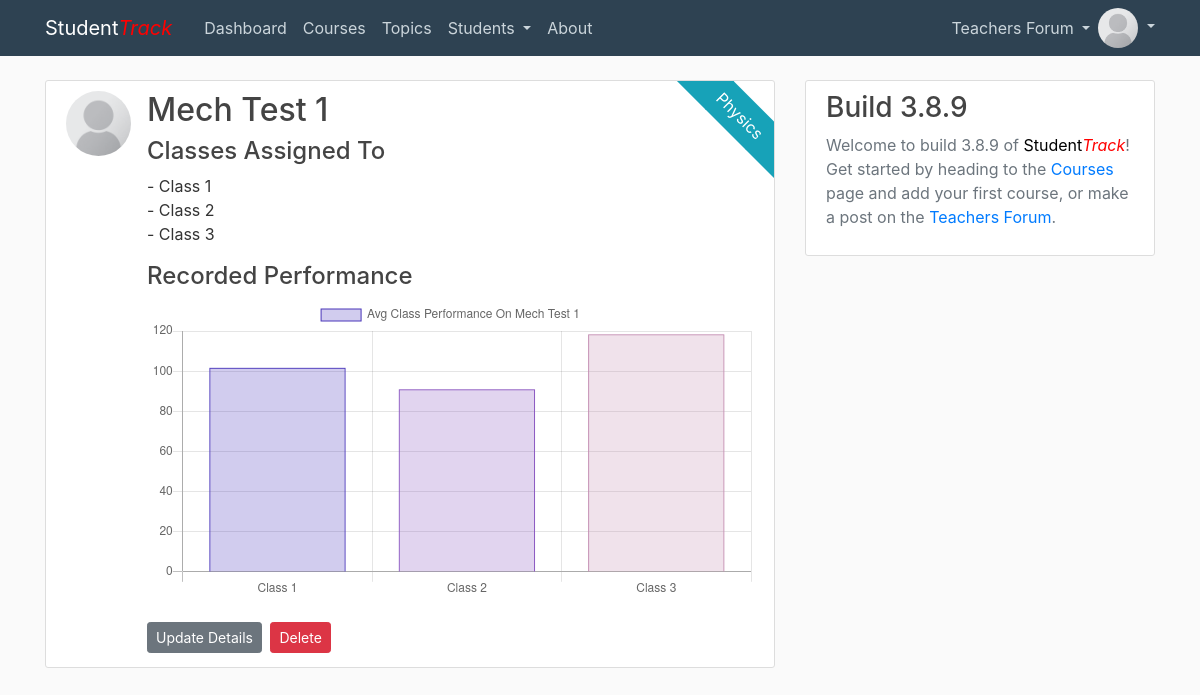
/test/1 (signed in), run on the app's committed database.
### projectCode/models.py (models this page shows, shortened)
class User(db.Model, UserMixin):
    id = db.Column(db.Integer, primary_key=True)
    username = db.Column(db.String(20), unique=True, nullable=False)
    email = db.Column(db.String(120), unique=True, nullable=False)
    image_file = db.Column(db.String(20), nullable=False, default='def.png')
    password = db.Column(db.String(60), nullable=False)
    posts = db.relationship('Post', backref='author', lazy=True)
    courses = db.relationship('Course', backref='teacher', lazy=True)
    comments = db.relationship('Comment', backref='commenter', lazy=True)

class Course(db.Model):
    id = db.Column(db.Integer, primary_key=True)
    name = db.Column(db.String(100), nullable=False)
    start_date = db.Column(db.DateTime, default=datetime.utcnow)
    year_num = db.Column(db.Integer, nullable=False)
    grading_system = db.Column(db.String(10), nullable=False)
    user_id = db.Column(db.Integer, db.ForeignKey('user.id'), nullable=False)
    classes = db.relationship('Class', backref='course', lazy=True)
    topics = db.relationship('Topic', backref='course', lazy=True)
    exams = db.relationship('Exam', backref='course', lazy=True)

class Test(db.Model):
    id = db.Column(db.Integer, primary_key=True)
    name = db.Column(db.String(100), nullable=False)
    date = db.Column(db.DateTime, nullable=False)
    topic_id = db.Column(db.Integer, db.ForeignKey('topic.id'), nullable=False)
    max_mark = db.Column(db.Integer, nullable=False)
    topic_id = db.Column(db.Integer, db.ForeignKey('topic.id'), nullable=False)
    test_marks = db.relationship('TestMark', backref='test', lazy=True)

class Class(db.Model):
    id = db.Column(db.Integer, primary_key=True)
    class_name = db.Column(db.String(100), nullable=False)
    class_starting_date = db.Column(db.DateTime, nullable=False)
    course_id = db.Column(db.Integer, db.ForeignKey('course.id'), nullable=False)
    students = db.relationship('Student', secondary=ClassRegister, backref=db.backref('classes'))

### projectCode/routes.py (the view)
@app.route("/test/<int:test_id>")
@login_required
def test(test_id):
    test = Test.query.get_or_404(test_id)
    if test.topic.course.teacher != current_user:
        abort(403)
    cur_top_classes = test.topic.course.classes
    class_perf = Graph("Avg Class Performance On " + test.name, "bar")
    class_perf_data = {"label":"Avg Class Performance On " + test.name, "data":[]}
    for xclass in cur_top_classes:
        class_perf.labels.append(xclass.class_name)
    cls_avgs = []
    mrks = []
    for xclass in cur_top_classes:
        for student in xclass.students:
            try:
                mark = TestMark.query.filter_by(test_id=test.id).filter_by(student_id=student.id).all()[0].mark
            except IndexError:
                mark = 0
            try:
                mrks.append(int(mark))
            except:
                mrks.append(0)
        try:
            avg = sum(mrks) / len(mrks)
        except ZeroDivisionError:
            avg = 0
        class_perf_data["data"].append(avg)
        mrks = []
    if sum(class_perf_data["data"]) != 0:
        class_perf.datasets.append(class_perf_data)
    return render_template('single_test.html', title=test.name, test=test, class_perf=class_perf)

### projectCode/models.py (called while the page is built)
@login_manager.user_loader
def load_user(user_id):
    return User.query.get(int(user_id))

### projectCode/templates/single_test.html (shortened to what this page needs)
{% extends "layout_content.html" %}
{% block content %}
  <article class="parent media content-section">
    <div class="ribbon"><a style="color:white;" href="{{ url_for('courses', course_id=test.topic.course.id) }}">{{ test.topic.course.name }}</a></div>
    <img class="rounded-circle article-img" src="{{ url_for('static', filename='profile_pics/def.png') }}">
    <div class="media-body">
      <h2><a class="article-title" href="{{ url_for('test', test_id=test.id) }}">{{ test.name }}</a></h2>
      <h4 class="m-0 p-0 mb-2">Classes Assigned To</h4>
  <p class="m-0 p-0 mb-3">
      {% for class in test.topic.course.classes %}
      - {{ class.class_name }}<br>
      {% endfor %}
      </p>
      <h4 class="mt-2">Recorded Performance</h4>
      {% if class_perf.datasets %}
      <div id="graph-container">
      </div>
      {% else %}
      <p>No data to graph.</p>
      {% endif %}
      <div class="mt-3 mb-0">
        <a class="btn btn-secondary btn-sm mt-1 mb-1" href="{{ url_for('update_test', test_id=test.id) }}">Update Details</a>
        <button type="button" class="btn btn-danger btn-sm m-1" data-toggle="modal" data-target="#deleteModal">Delete</button>
      </div>
    </div>
  </article>
  <script type="text/javascript">
    // Setting graph to load onload.
    $(document).ready(function() {
      changeChart("performanceGraph", "bar",
                 {{ class_perf.labels | safe }},
                 {{ class_perf.datasets | safe }});
    });
    </script>
{% endblock content %}

### projectCode/templates/layout_site_main.html (shortened to what this page needs)
<!DOCTYPE html>
<html>
<head>
    <link rel="stylesheet" href="https://maxcdn.bootstrapcdn.com/bootstrap/4.0.0/css/bootstrap.min.css">
    <link rel="stylesheet" type="text/css" href="{{ url_for('static', filename='css/main.css') }}">
</head>
<body>
    <header class="site-header">
      <nav class="navbar navbar-expand-md navbar-dark bg-steel fixed-top">
        <div class="container">
          <a class="navbar-brand mr-4" href="/">Student<font color="red"><em>Track</em></font></a>
          <div class="collapse navbar-collapse" id="navbarToggle">
            <div class="navbar-nav mr-auto">
              {% if current_user.is_authenticated %}
              <a class="nav-item nav-link" href="{{ url_for('dash') }}">Dashboard</a>
              <a class="nav-item nav-link" href="{{ url_for('courses') }}">Courses</a>
              <a class="nav-item nav-link" href="{{ url_for('topics') }}">Topics</a>
              <li class="nav-item dropdown">
                <a class="nav-link dropdown-toggle" href="#" id="navbarDropdown1" role="button" data-toggle="dropdown" aria-haspopup="true" aria-expanded="false">
                  Students
                </a>
              </li>
              {% else %}
              <a class="nav-item nav-link" href="{{ url_for('home') }}">Forum</a>
              {% endif %}
              <a class="nav-item nav-link" href="{{ url_for('about') }}">About</a>
            </div>
            <div class="navbar-nav">
              {% if current_user.is_authenticated %}
              <li class="nav-item dropdown">
                <a class="nav-link dropdown-toggle" href="#" id="navbarDropdown1" role="button" data-toggle="dropdown" aria-haspopup="true" aria-expanded="false">
                  Teachers Forum
                </a>
              </li>
              <li class="nav-item dropdown">
                <a class="nav-link dropdown-toggle p-0" href="#" id="navbarDropdown1" role="button" data-toggle="dropdown" aria-haspopup="true" aria-expanded="false">
                  <img class="rounded-circle nav-img dropdown-toggle" src="{{ url_for('static', filename='profile_pics/' + current_user.image_file) }}">
                </a>
              </li>
              {% else %}
              <a class="nav-item nav-link" href="{{ url_for('login') }}">Login</a>
              <a class="nav-item nav-link" href="{{ url_for('register') }}">Register</a>
              {% endif %}
            </div>
          </div>
        </div>
      </nav>
    </header>
    {% block sublayout %}{% endblock %}
</body>
</html>

### projectCode/static/css/main.css (style rules this page uses)
body { background: #fafafa; color: #333333; margin-top: 5rem; }
h1, h2, h3, h4, h5, h6 { color: #444444; }
.bg-steel { background-color: #2E4252; }
.site-header .navbar-nav .nav-link { color: #cbd5db; }
.nav-img { height: 40px; width: 40px; }
.content-section { background: #ffffff; padding: 10px 20px; border: 1px solid #dddddd; border-radius: 3px; margin-bottom: 20px; word-wrap:break-word; word-break:break-word; }
.article-title { color: #444444; }
.article-img { height: 65px; width: 65px; margin-right: 16px; }
.parent { overflow: hidden; position: relative; }
.ribbon { margin: 0; padding: 0; background: #17a2b8; color:white; padding:0.5em 0; position: absolute; top:0; right:0; transform: translateX(30%) translateY(0%) rotate(45deg); transform-origin: top left; }
.ribbon:before, .ribbon:after { content: ''; position: absolute; top:0; margin: 0 -1px; width: 100%; height: 100%; background: #17a2b8; }
.ribbon:before { right:100%; }
.ribbon:after { left:100%; }

### data on the page
User: image_file (picture)
Course: topic.course.name "Physics"
Test: name "Mech Test 1"
Class: class_name "Class 1"
Class: class_name "Class 2"
Class: class_name "Class 3"

### other printed values
chart data {{ class_perf.labels | safe }} ['Class 1', 'Class 2', 'Class 3']
